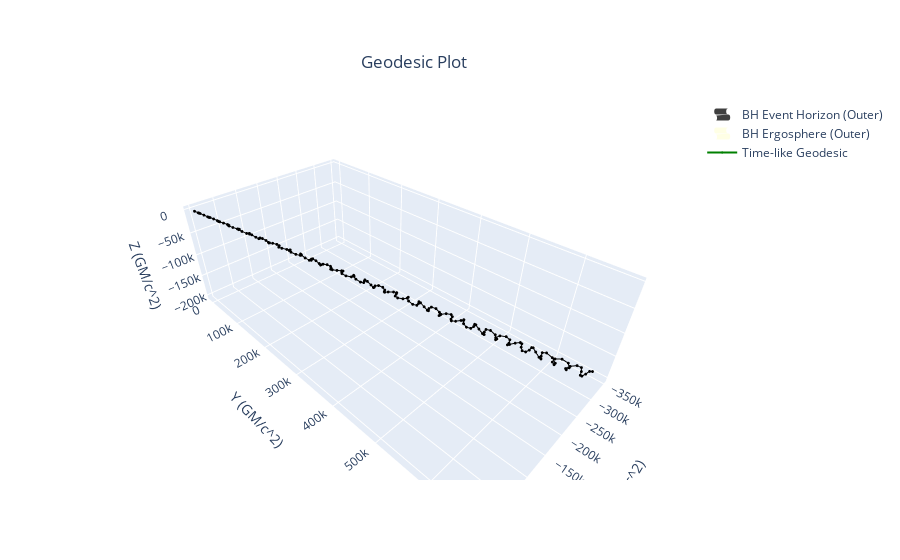

Here is the notebook cell this chart was saved with:
### Code cell
# Define initial conditions
position = [4,np.pi/3,0. ]
# Initial position in Schwarzschild coordinates
momentum = [0.,0.,-1.5]
# Initial momentum
a = 0 # zero for Schwarzschild Black Hole and non - zero for Kerr
geod = Timelike(
    metric = "Kerr",metric_params=(a,),position=position,momentum=momentum,steps=200,delta=0.5,return_cartesian=True)
geod
print ("Geodesic Object:",geod)
gpl = GeodesicPlotter ()
gpl.plot ( geod , color = " green " )
gpl.show ()

### Figure 1 — Plotly figure (JSON) as saved in the notebook; plotly's stock layout.template omitted (floating-point values rounded to 4 significant figures; data arrays with more than 128 entries replaced by an {"elided": "..."} marker saying what was removed)
{"data": [{"colorscale": [[0, "#000"], [1, "#000"]], "name": "BH Event Horizon (Outer)", "opacity": 0.75, "showlegend": true, "showscale": false, "type": "surface", "x": {"elided": "50x50 float values"}, "y": {"elided": "50x50 float values"}, "z": {"elided": "50x50 float values"}}, {"colorscale": [[0, "#FFC"], [1, "#FFC"]], "name": "BH Ergosphere (Outer)", "opacity": 0.5, "showlegend": true, "showscale": false, "type": "surface", "x": {"elided": "50x50 float values"}, "y": {"elided": "50x50 float values"}, "z": {"elided": "50x50 float values"}}, {"line": {"color": " green ", "width": 2}, "marker": {"size": 1}, "name": "Time-like Geodesic", "showlegend": true, "type": "scatter3d", "x": {"elided": "200 float values"}, "y": {"elided": "200 float values"}, "z": {"elided": "200 float values"}}], "layout": {"scene": {"aspectmode": "auto", "aspectratio": {"x": 1, "y": 1, "z": 1}, "xaxis": {"title": {"text": "X (GM/c^2)"}}, "yaxis": {"title": {"text": "Y (GM/c^2)"}}, "zaxis": {"title": {"text": "Z (GM/c^2)"}}}, "title": {"text": "Geodesic Plot", "x": 0.46, "xanchor": "center", "y": 0.9, "yanchor": "top"}}}
